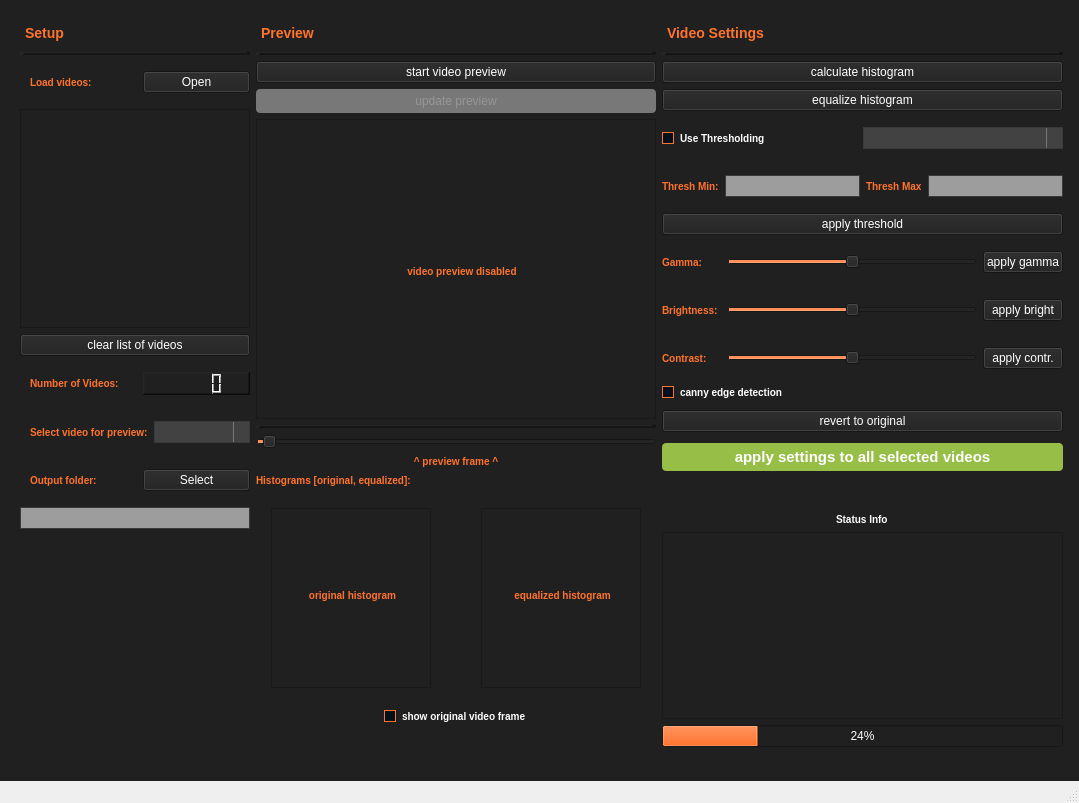
<?xml version="1.0" encoding="UTF-8"?>
<ui version="4.0">
 <class>MainWindow</class>
 <widget class="QMainWindow" name="MainWindow">
  <property name="geometry">
   <rect>
    <x>0</x>
    <y>0</y>
    <width>1079</width>
    <height>803</height>
   </rect>
  </property>
  <property name="windowTitle">
   <string>MainWindow</string>
  </property>
  <widget class="QWidget" name="centralwidget">
   <property name="minimumSize">
    <size>
     <width>1040</width>
     <height>680</height>
    </size>
   </property>
   <property name="contextMenuPolicy">
    <enum>Qt::DefaultContextMenu</enum>
   </property>
   <property name="styleSheet">
    <string notr="true">/*-----QWidget-----*/
QWidget
{
	background-color: #202020;
	color: #fff;
	selection-background-color: #ff732d; 
	selection-color: #000;

}


/*-----QLabel-----*/
QLabel
{
	background-color: transparent;
	color: #ff732d;
	font-weight: bold;
	font-size: 10px;

}


QLabel:disabled 
{
	color: #4e4e4e;

}


/*-----QMenuBar-----*/
QMenuBar 
{
	background-color: #252525;
	border: none;
	color: #ff732d;
	font-weight: bold;
	font-size: 11px;

}


QMenuBar:disabled 
{
	color: #4e4e4e;

}


QMenuBar::item 
{
	background-color: transparent;

}


QMenuBar::item:selected 
{
	background-color: transparent;
	color: #fff;

}


QMenuBar::item:pressed 
{
	background-color: #424242;
	border: none;
	color: #fff;

}


/*-----QMenu-----*/
QMenu
{
    background-color: #424242;
    border: none;
    padding: 4px;
    padding-right: 0px;
	color: #fff;
	font-size: 11px;

}


QMenu::item
{
    background-color: transparent;
    padding: 2px 20px 2px 20px;

}


QMenu::item:disabled
{
    color: #555;
    background-color: transparent;
    padding: 2px 20px 2px 20px;

}


QMenu::item:selected
{
    background-color: #ff732d;
    color: #000;
	font-weight: bold;

}


QMenu::separator
{
	background-color: #aaa;	
	margin-top: 5px;
	margin-bottom: 5px;
	height: 1px;

}


/*-----QTabBar-----*/
QTabBar 
{
	background-color: transparent;
	font-size: 10px;
}


QTabWidget::tab-bar 
{
	border:none;
	left: 0px;

}


QTabBar::tab 
{
	font-weight: bold;
	padding-left: 15px; 
	padding-right: 15px; 
	height: 25px;
	width: 60px;
}


QTabWidget::pane 
{
	border: 1px solid #333; 

}


QTabBar::tab:!selected 
{
	color: #ff732d; 
	font-weight: bold;
	border: 1px solid #1b1b1b;
	background-color: #1b1b1b;
}


QTabBar::tab:selected 
{
	background-color: #424242;
	border: 1px solid #414141;
	color: #fff;

}


QTabBar:tab:selected:disabled 
{
	color: #4e4e4e;

}


QTabBar::tab:!selected:hover 
{
	color: #fff; 

}


QTabBar:tab:!selected:disabled 
{
	color: #4e4e4e;

}


/*-----QToolButton-----*/
QToolButton 
{
	background-color: transparent;
	color: #ff732d;
	font-weight: bold;
	font-size: 10px;
	border: none;
	margin: 2px;
	
}


QToolButton:hover
{
	background-color: #ff732d;
	color: #000;
	
}


QToolButton:pressed
{
	background-color: #424242;
	color: #fff;

}


QToolButton:checked
{
	background-color: #424242;
	color: #fff;

}


QToolButton:disabled 
{
	color: #4e4e4e;

}


/*-----QDockWidget-----*/
QDockWidget
{
	color : #ff732d;
	font-weight: bold;
	font-size: 11px;

}


QDockWidget::disabled
{
	color: #656565;

}


QDockWidget::title 
{
	background-color: transparent;
	border: 1px solid #3a3a3a;
	padding: 5px;

}


QDockWidget::close-button
{
	max-width: 14px;
	max-height: 14px;
	margin-top:1px;

}


QDockWidget::float-button
{
	max-width: 14px;
	max-height: 14px;
	margin-top:1px;

}


QDockWidget::close-button:hover
{
	border: none;
	background-color: #ff732d;

}


QDockWidget::float-button:hover
{
	border: none;
	background-color: #ff732d;

}


/*-----QTreeWidget-----*/
QTreeWidget
{
	show-decoration-selected: 0;
	selection-background-color: transparent; /* Used on Mac */
	selection-color: #fff; /* Used on Mac */
	background-color: #292929;
	border: 1px solid #3a3a3a;
	padding: 5px;
	color: #fff;
	font-weight: bold;
	font-size: 11px;

}


QTreeView::disabled
{
	color: #656565;

}


QTreeView::item:selected
{
	color: #000;
	background-color: #ff732d;

}


QTreeView::item:!selected:hover
{
	background-color: #424242;
	color: #fff;
}


QTreeView::item:selected:disabled
{
	background-color: #656565;
	color: #333;

}


QTreeView::branch:has-children:!has-siblings:closed,
QTreeView::branch:closed:has-children:has-siblings 
{
	image: url(://tree-closed.png);

}


QTreeView::branch:open:has-children:!has-siblings,
QTreeView::branch:open:has-children:has-siblings  
{
	image: url(://tree-open.png);

}


/*-----QLineEdit-----*/
QLineEdit
{
	color: black;
	font-weight: bold;
	background-color: #9d9d9d;
	border: 1px solid #3a3a3a;
	padding: 2px;

}

QLineEdit:hover 
{
	background-color: #bebebe;

}


QLineEdit::disabled
{
	color: #656565;

}


/*-----QGroupBox-----*/
QGroupBox 
{
	color: #ff732d;
    border: 1px solid #3a3a3a;
	background-color: #1b1b1b;
    margin-top: 5.5ex;
	font-weight: bold;
	font-size: 11px;

}


QGroupBox::disabled
{
	color: #656565;

}


QGroupBox::title 
{
	background-color: #1b1b1b;
	border: 1px solid #3a3a3a;
    subcontrol-origin: margin;
	subcontrol-position: top right 0px;
	border-radius: 0px;
    padding: 3px 30px;

}


/*-----QComboBox-----*/
QComboBox 
{
	background-color: #424242;
	border: 1px solid #3a3a3a;
	color: #fff;
	font-weight: bold;
	font-size: 11px;
	padding: 2px;

}


QComboBox::disabled
{
	color: #656565;

}


QComboBox:editable 
{
    background: transparent;

}


QComboBox::drop-down 
{
    subcontrol-origin: padding;
    subcontrol-position: top right;
    width: 15px;
	background-color: #424242;
    border-left-width:1px;
    border-left-color: #777777;
    border-left-style: solid; 

}


QComboBox::down-arrow 
{
    image: url(://arrow-down.png);
	width:8px;
	height:8px;

}


QComboBox::down-arrow:on 
{ 
    top: 1px;
    left: 1px;

}


QComboBox QListView
{
	background-color: #292929;
    border-left-style: solid; 
	selection-background-color: #ff732d;
	selection-color: #000;
	color: #fff;
	padding: 10px;
	border: none;

}


/*-----QCheckBox-----*/
QCheckBox
{
	background-color: transparent;
	color: #fff;
	font-weight: bold;
	font-size: 10px;

}


QCheckBox::indicator
{
    color: #b1b1b1;
    background-color: #00111d;
    border: 1px solid #ff732d;
    width: 10px;
    height: 10px;

}


QCheckBox::indicator:checked
{
    image:url(&quot;./ressources/check.png&quot;); /*To replace*/
	background-color: #ff732d;
    border: 1px solid #ff732d;

}


QCheckBox::indicator:unchecked:hover
{
    border: 1px solid #ff732d;

}


QCheckBox::disabled
{
	color: #656565;

}


QCheckBox::indicator:disabled
{
	background-color: #656565;
	color: #656565;
    border: 1px solid #656565;

}


/*-----QSpinBox-----*/
QSpinBox 
{
    border: 1px solid #3a3a3a;
	min-height: 20px;
	min-width: 30px;
    border-radius : 2px;
	color : #ff732d;
	font-weight: bold;
	font-size: 10px;
    background-color: #000;

}


QSpinBox:hover 
{
	background-color: #333;

}


QSpinBox::up-button 
{
	background-color: #777777;
    width: 16px; 
    border-width: 1px;

}


QSpinBox::up-button:hover 
{
	background-color: #585858;

}


QSpinBox::up-button:pressed 
{
	background-color: #252525;
    width: 16px; 
    border-width: 1px;

}


QSpinBox::up-arrow 
{
    image: url(://arrow-up.png);
    width: 7px;
    height: 7px;

}


QSpinBox::down-button 
{
	border-bottom-right-radius:2px;
	background-color: #777777;
    width: 16px; 
    border-width: 1px;

}


QSpinBox::down-button:hover 
{
	background-color: #585858;

}

QSpinBox::down-button:pressed 
{
	background-color: #252525;
    width: 16px; 
    border-width: 1px;

}


QSpinBox::down-arrow 
{
    image: url(://arrow-down.png);
    width: 7px;
    height: 7px;

}


/*-----QRadioButton-----*/
QRadioButton{
	background-color: transparent;
	font-weight: bold;
	color: #fff;

}


QRadioButton::indicator::unchecked
{ 
	border: 2px inset #424242; 
	border-radius: 6px; 
	background-color:  #323232;
	width: 9px; 
	height: 9px; 

}


QRadioButton::indicator::unchecked:hover
{ 
	border: 2px solid #ff732d; 
	border-radius: 5px; 
	background-color:  #323232;
	width: 9px; 
	height: 9px; 

}


QRadioButton::indicator::checked
{ 
	border: 2px inset #424242; 
	border-radius: 5px; 
	background-color: #ff732d; 
	width: 9px; 
	height: 9px; 

}


QRadioButton::disabled
{
	color: #656565;

}


QRadioButton::indicator:disabled
{
	background-color: #656565;
	color: #656565;
    border: 2px solid #656565;

}


/*-----QStatusBar-----*/
QStatusBar 
{
	color: #ff732d;
	font-weight: bold;
	background-color: #252525;

}


QStatusBar::item 
{
	background-color: transparent;
	color: #fff;

}


/*-----QSizeGrip-----*/
QSizeGrip 
{
	background-color: image(&quot;./ressources/sizegrip.png&quot;); /*To replace*/

}

</string>
   </property>
   <widget class="QWidget" name="horizontalLayoutWidget">
    <property name="geometry">
     <rect>
      <x>10</x>
      <y>10</y>
      <width>1063</width>
      <height>747</height>
     </rect>
    </property>
    <layout class="QHBoxLayout" name="horizontalLayout">
     <property name="leftMargin">
      <number>10</number>
     </property>
     <property name="topMargin">
      <number>10</number>
     </property>
     <property name="rightMargin">
      <number>10</number>
     </property>
     <property name="bottomMargin">
      <number>10</number>
     </property>
     <item>
      <layout class="QVBoxLayout" name="vertLayoutLeft">
       <item>
        <widget class="QLabel" name="label_vertLayout_Setup">
         <property name="font">
          <font>
           <pointsize>-1</pointsize>
           <weight>75</weight>
           <bold>true</bold>
          </font>
         </property>
         <property name="styleSheet">
          <string notr="true">/*-----QLabel-----*/
QLabel
{
	background-color: transparent;
	color: #ff732d;
	font-weight: bold;
	font-size: 14px;

}</string>
         </property>
         <property name="frameShape">
          <enum>QFrame::StyledPanel</enum>
         </property>
         <property name="text">
          <string>Setup</string>
         </property>
         <property name="alignment">
          <set>Qt::AlignLeading|Qt::AlignLeft|Qt::AlignTop</set>
         </property>
         <property name="margin">
          <number>10</number>
         </property>
        </widget>
       </item>
       <item>
        <widget class="Line" name="line_2">
         <property name="frameShadow">
          <enum>QFrame::Raised</enum>
         </property>
         <property name="lineWidth">
          <number>5</number>
         </property>
         <property name="orientation">
          <enum>Qt::Horizontal</enum>
         </property>
        </widget>
       </item>
       <item>
        <layout class="QHBoxLayout" name="left_horizontalLayout_LoadVideos">
         <property name="spacing">
          <number>6</number>
         </property>
         <property name="leftMargin">
          <number>10</number>
         </property>
         <property name="topMargin">
          <number>10</number>
         </property>
         <property name="bottomMargin">
          <number>10</number>
         </property>
         <item>
          <widget class="QLabel" name="label_LoadVideos">
           <property name="text">
            <string>Load videos: </string>
           </property>
          </widget>
         </item>
         <item>
          <widget class="QPushButton" name="left_pushButton_loadVideos">
           <property name="text">
            <string>Open</string>
           </property>
          </widget>
         </item>
        </layout>
       </item>
       <item>
        <widget class="QListWidget" name="left_listWidget_videoList">
         <property name="sizePolicy">
          <sizepolicy hsizetype="Preferred" vsizetype="MinimumExpanding">
           <horstretch>0</horstretch>
           <verstretch>0</verstretch>
          </sizepolicy>
         </property>
         <property name="minimumSize">
          <size>
           <width>100</width>
           <height>100</height>
          </size>
         </property>
        </widget>
       </item>
       <item>
        <widget class="QPushButton" name="left_pushButton_clearVideoList">
         <property name="text">
          <string>clear list of videos</string>
         </property>
        </widget>
       </item>
       <item>
        <layout class="QHBoxLayout" name="left_horizontalLayout_LoadVideos_3">
         <property name="spacing">
          <number>6</number>
         </property>
         <property name="leftMargin">
          <number>10</number>
         </property>
         <property name="topMargin">
          <number>10</number>
         </property>
         <property name="bottomMargin">
          <number>10</number>
         </property>
         <item>
          <widget class="QLabel" name="label_LoadVideos_3">
           <property name="text">
            <string>Number of Videos:</string>
           </property>
          </widget>
         </item>
         <item>
          <widget class="QLCDNumber" name="lcdNumber">
           <property name="frameShape">
            <enum>QFrame::WinPanel</enum>
           </property>
          </widget>
         </item>
        </layout>
       </item>
       <item>
        <layout class="QHBoxLayout" name="left_horizontalLayout_selectPreview">
         <property name="spacing">
          <number>6</number>
         </property>
         <property name="leftMargin">
          <number>10</number>
         </property>
         <property name="topMargin">
          <number>10</number>
         </property>
         <property name="bottomMargin">
          <number>10</number>
         </property>
         <item>
          <widget class="QLabel" name="label_LoadVideos_4">
           <property name="text">
            <string>Select video for preview:</string>
           </property>
          </widget>
         </item>
         <item>
          <widget class="QComboBox" name="left_comboBox_selectPreview"/>
         </item>
        </layout>
       </item>
       <item>
        <layout class="QHBoxLayout" name="left_horizontalLayout_OutputFolder">
         <property name="spacing">
          <number>6</number>
         </property>
         <property name="leftMargin">
          <number>10</number>
         </property>
         <property name="topMargin">
          <number>10</number>
         </property>
         <property name="bottomMargin">
          <number>10</number>
         </property>
         <item>
          <widget class="QLabel" name="label_OutputFolder">
           <property name="text">
            <string>Output folder: </string>
           </property>
          </widget>
         </item>
         <item>
          <widget class="QPushButton" name="left_pushButton_OutputFolder">
           <property name="text">
            <string>Select</string>
           </property>
          </widget>
         </item>
        </layout>
       </item>
       <item>
        <widget class="QLineEdit" name="left_lineEdit_outputFolder"/>
       </item>
       <item>
        <spacer name="verticalSpacer">
         <property name="orientation">
          <enum>Qt::Vertical</enum>
         </property>
         <property name="sizeHint" stdset="0">
          <size>
           <width>20</width>
           <height>40</height>
          </size>
         </property>
        </spacer>
       </item>
      </layout>
     </item>
     <item>
      <layout class="QVBoxLayout" name="vertLayoutMid">
       <item>
        <widget class="QLabel" name="label_vertLayout_Preview">
         <property name="font">
          <font>
           <pointsize>-1</pointsize>
           <weight>75</weight>
           <bold>true</bold>
          </font>
         </property>
         <property name="styleSheet">
          <string notr="true">/*-----QLabel-----*/
QLabel
{
	background-color: transparent;
	color: #ff732d;
	font-weight: bold;
	font-size: 14px;

}</string>
         </property>
         <property name="frameShape">
          <enum>QFrame::StyledPanel</enum>
         </property>
         <property name="text">
          <string>Preview</string>
         </property>
         <property name="alignment">
          <set>Qt::AlignLeading|Qt::AlignLeft|Qt::AlignTop</set>
         </property>
         <property name="margin">
          <number>10</number>
         </property>
        </widget>
       </item>
       <item>
        <widget class="Line" name="line_3">
         <property name="frameShadow">
          <enum>QFrame::Raised</enum>
         </property>
         <property name="lineWidth">
          <number>5</number>
         </property>
         <property name="orientation">
          <enum>Qt::Horizontal</enum>
         </property>
        </widget>
       </item>
       <item>
        <widget class="QPushButton" name="mid_pushButton_startPreview">
         <property name="text">
          <string>start video preview</string>
         </property>
        </widget>
       </item>
       <item>
        <widget class="QPushButton" name="mid_pushButton_updatePreview">
         <property name="enabled">
          <bool>false</bool>
         </property>
         <property name="styleSheet">
          <string notr="true">/*-----QPushButton-----*/
QPushButton
{
	background-color: #2e2e2e;
	color: #fff;
	min-width: 80px;
	border-radius: 4px;
	padding: 5px;

}


QPushButton::flat
{
	background-color: transparent;
	border: none;
	color: #000;

}


QPushButton::disabled
{
	background-color: #787878;
	color: #959595;
	border-color: #051a39;

}


QPushButton::hover
{
	background-color: #54aad3;
	border: 1px solid #46a2da;

}


QPushButton::pressed
{
	background-color: #2385b4;
	border: 1px solid #46a2da;

}


QPushButton::checked
{
	color: #54aad3;
	background-color: #450505;
	border: 2px solid #bd5355;

}

</string>
         </property>
         <property name="text">
          <string>update preview</string>
         </property>
        </widget>
       </item>
       <item>
        <widget class="QFrame" name="mid_frame_LivePreview">
         <property name="minimumSize">
          <size>
           <width>400</width>
           <height>300</height>
          </size>
         </property>
         <property name="frameShape">
          <enum>QFrame::StyledPanel</enum>
         </property>
         <property name="frameShadow">
          <enum>QFrame::Raised</enum>
         </property>
         <widget class="QLabel" name="mid_label_livePreview">
          <property name="geometry">
           <rect>
            <x>6</x>
            <y>2</y>
            <width>400</width>
            <height>300</height>
           </rect>
          </property>
          <property name="minimumSize">
           <size>
            <width>400</width>
            <height>300</height>
           </size>
          </property>
          <property name="text">
           <string>video preview disabled</string>
          </property>
          <property name="alignment">
           <set>Qt::AlignCenter</set>
          </property>
         </widget>
        </widget>
       </item>
       <item>
        <widget class="Line" name="line">
         <property name="frameShadow">
          <enum>QFrame::Raised</enum>
         </property>
         <property name="lineWidth">
          <number>5</number>
         </property>
         <property name="orientation">
          <enum>Qt::Horizontal</enum>
         </property>
        </widget>
       </item>
       <item>
        <widget class="QSlider" name="mid_horizontalSlider_frame">
         <property name="minimumSize">
          <size>
           <width>300</width>
           <height>0</height>
          </size>
         </property>
         <property name="maximum">
          <number>3000</number>
         </property>
         <property name="sliderPosition">
          <number>50</number>
         </property>
         <property name="orientation">
          <enum>Qt::Horizontal</enum>
         </property>
        </widget>
       </item>
       <item>
        <widget class="QLabel" name="mid_label_previewFrame">
         <property name="text">
          <string>^ preview frame ^</string>
         </property>
         <property name="alignment">
          <set>Qt::AlignCenter</set>
         </property>
        </widget>
       </item>
       <item>
        <widget class="QLabel" name="mid_label_Histograms">
         <property name="text">
          <string>Histograms [original, equalized]:</string>
         </property>
        </widget>
       </item>
       <item>
        <layout class="QHBoxLayout" name="horizontalLayout_4">
         <property name="sizeConstraint">
          <enum>QLayout::SetDefaultConstraint</enum>
         </property>
         <property name="leftMargin">
          <number>15</number>
         </property>
         <property name="topMargin">
          <number>15</number>
         </property>
         <property name="rightMargin">
          <number>15</number>
         </property>
         <property name="bottomMargin">
          <number>15</number>
         </property>
         <item>
          <widget class="QFrame" name="mid_frame_leftHisto">
           <property name="minimumSize">
            <size>
             <width>160</width>
             <height>180</height>
            </size>
           </property>
           <property name="frameShape">
            <enum>QFrame::StyledPanel</enum>
           </property>
           <property name="frameShadow">
            <enum>QFrame::Raised</enum>
           </property>
           <widget class="QLabel" name="mid_label_histOrig">
            <property name="geometry">
             <rect>
              <x>-4</x>
              <y>-8</y>
              <width>171</width>
              <height>191</height>
             </rect>
            </property>
            <property name="text">
             <string>original histogram</string>
            </property>
            <property name="alignment">
             <set>Qt::AlignCenter</set>
            </property>
           </widget>
          </widget>
         </item>
         <item>
          <spacer name="horizontalSpacer">
           <property name="orientation">
            <enum>Qt::Horizontal</enum>
           </property>
           <property name="sizeHint" stdset="0">
            <size>
             <width>40</width>
             <height>20</height>
            </size>
           </property>
          </spacer>
         </item>
         <item>
          <widget class="QFrame" name="mid_frame_rigthHisto">
           <property name="minimumSize">
            <size>
             <width>160</width>
             <height>180</height>
            </size>
           </property>
           <property name="frameShape">
            <enum>QFrame::StyledPanel</enum>
           </property>
           <property name="frameShadow">
            <enum>QFrame::Raised</enum>
           </property>
           <widget class="QLabel" name="mid_label_equHist">
            <property name="geometry">
             <rect>
              <x>-4</x>
              <y>-8</y>
              <width>171</width>
              <height>191</height>
             </rect>
            </property>
            <property name="text">
             <string>equalized histogram</string>
            </property>
            <property name="alignment">
             <set>Qt::AlignCenter</set>
            </property>
           </widget>
          </widget>
         </item>
        </layout>
       </item>
       <item alignment="Qt::AlignHCenter">
        <widget class="QCheckBox" name="checkBox">
         <property name="minimumSize">
          <size>
           <width>0</width>
           <height>0</height>
          </size>
         </property>
         <property name="text">
          <string>show original video frame</string>
         </property>
        </widget>
       </item>
       <item>
        <spacer name="verticalSpacer_2">
         <property name="orientation">
          <enum>Qt::Vertical</enum>
         </property>
         <property name="sizeHint" stdset="0">
          <size>
           <width>20</width>
           <height>40</height>
          </size>
         </property>
        </spacer>
       </item>
      </layout>
     </item>
     <item>
      <layout class="QVBoxLayout" name="vertLayoutRight">
       <item>
        <widget class="QLabel" name="label_vertLayout_VideoSettings">
         <property name="minimumSize">
          <size>
           <width>300</width>
           <height>0</height>
          </size>
         </property>
         <property name="font">
          <font>
           <pointsize>-1</pointsize>
           <weight>75</weight>
           <bold>true</bold>
          </font>
         </property>
         <property name="styleSheet">
          <string notr="true">/*-----QLabel-----*/
QLabel
{
	background-color: transparent;
	color: #ff732d;
	font-weight: bold;
	font-size: 14px;

}</string>
         </property>
         <property name="frameShape">
          <enum>QFrame::StyledPanel</enum>
         </property>
         <property name="text">
          <string>Video Settings</string>
         </property>
         <property name="alignment">
          <set>Qt::AlignLeading|Qt::AlignLeft|Qt::AlignTop</set>
         </property>
         <property name="margin">
          <number>10</number>
         </property>
        </widget>
       </item>
       <item>
        <widget class="Line" name="line_4">
         <property name="frameShadow">
          <enum>QFrame::Raised</enum>
         </property>
         <property name="lineWidth">
          <number>5</number>
         </property>
         <property name="orientation">
          <enum>Qt::Horizontal</enum>
         </property>
        </widget>
       </item>
       <item>
        <widget class="QPushButton" name="right_pushButton_calcHist">
         <property name="text">
          <string>calculate histogram</string>
         </property>
        </widget>
       </item>
       <item>
        <widget class="QPushButton" name="right_pushButton_equalizeHist">
         <property name="text">
          <string>equalize histogram</string>
         </property>
        </widget>
       </item>
       <item>
        <layout class="QHBoxLayout" name="right_horizontalLayout_HistThreshold">
         <property name="topMargin">
          <number>10</number>
         </property>
         <property name="bottomMargin">
          <number>10</number>
         </property>
         <item>
          <widget class="QCheckBox" name="right_checkBox_useThreshold">
           <property name="text">
            <string>Use Thresholding</string>
           </property>
          </widget>
         </item>
         <item>
          <widget class="QComboBox" name="right_comboBox_chooseThreshold">
           <property name="minimumSize">
            <size>
             <width>200</width>
             <height>0</height>
            </size>
           </property>
          </widget>
         </item>
        </layout>
       </item>
       <item>
        <layout class="QHBoxLayout" name="horizontalLayout_5">
         <property name="topMargin">
          <number>10</number>
         </property>
         <property name="bottomMargin">
          <number>10</number>
         </property>
         <item>
          <widget class="QLabel" name="right_label_ThreshMin">
           <property name="layoutDirection">
            <enum>Qt::LeftToRight</enum>
           </property>
           <property name="text">
            <string>Thresh Min:</string>
           </property>
          </widget>
         </item>
         <item>
          <widget class="QLineEdit" name="right_lineEdit_ThreshMin">
           <property name="minimumSize">
            <size>
             <width>30</width>
             <height>0</height>
            </size>
           </property>
          </widget>
         </item>
         <item>
          <widget class="QLabel" name="right_label_ThreshMax">
           <property name="frameShape">
            <enum>QFrame::NoFrame</enum>
           </property>
           <property name="text">
            <string>Thresh Max</string>
           </property>
          </widget>
         </item>
         <item>
          <widget class="QLineEdit" name="right_lineEdit_ThreshMax">
           <property name="minimumSize">
            <size>
             <width>30</width>
             <height>0</height>
            </size>
           </property>
          </widget>
         </item>
        </layout>
       </item>
       <item>
        <widget class="QPushButton" name="right_pushButton_ApplyThreshold">
         <property name="text">
          <string>apply threshold</string>
         </property>
        </widget>
       </item>
       <item>
        <layout class="QHBoxLayout" name="horizontalLayout_6">
         <property name="topMargin">
          <number>10</number>
         </property>
         <property name="bottomMargin">
          <number>10</number>
         </property>
         <item>
          <widget class="QLabel" name="right_label_Gamma">
           <property name="text">
            <string>Gamma: </string>
           </property>
          </widget>
         </item>
         <item>
          <widget class="QSlider" name="right_horizontalSlider_gamma">
           <property name="sizePolicy">
            <sizepolicy hsizetype="Preferred" vsizetype="Fixed">
             <horstretch>0</horstretch>
             <verstretch>0</verstretch>
            </sizepolicy>
           </property>
           <property name="minimumSize">
            <size>
             <width>250</width>
             <height>0</height>
            </size>
           </property>
           <property name="minimum">
            <number>0</number>
           </property>
           <property name="maximum">
            <number>20</number>
           </property>
           <property name="singleStep">
            <number>1</number>
           </property>
           <property name="value">
            <number>10</number>
           </property>
           <property name="sliderPosition">
            <number>10</number>
           </property>
           <property name="orientation">
            <enum>Qt::Horizontal</enum>
           </property>
          </widget>
         </item>
         <item>
          <widget class="QPushButton" name="right_pushButton_applyGamma">
           <property name="text">
            <string>apply gamma</string>
           </property>
          </widget>
         </item>
        </layout>
       </item>
       <item>
        <layout class="QHBoxLayout" name="horizontalLayout_7">
         <property name="topMargin">
          <number>10</number>
         </property>
         <property name="bottomMargin">
          <number>10</number>
         </property>
         <item>
          <widget class="QLabel" name="right_label_Brightness">
           <property name="text">
            <string>Brightness: </string>
           </property>
          </widget>
         </item>
         <item>
          <widget class="QSlider" name="right_horizontalSlider_brightness">
           <property name="sizePolicy">
            <sizepolicy hsizetype="Preferred" vsizetype="Fixed">
             <horstretch>0</horstretch>
             <verstretch>0</verstretch>
            </sizepolicy>
           </property>
           <property name="minimumSize">
            <size>
             <width>250</width>
             <height>0</height>
            </size>
           </property>
           <property name="minimum">
            <number>-255</number>
           </property>
           <property name="maximum">
            <number>255</number>
           </property>
           <property name="orientation">
            <enum>Qt::Horizontal</enum>
           </property>
          </widget>
         </item>
         <item>
          <widget class="QPushButton" name="right_pushButton_applyBright">
           <property name="text">
            <string>apply bright</string>
           </property>
          </widget>
         </item>
        </layout>
       </item>
       <item>
        <layout class="QHBoxLayout" name="horizontalLayout_8">
         <property name="topMargin">
          <number>10</number>
         </property>
         <property name="bottomMargin">
          <number>10</number>
         </property>
         <item>
          <widget class="QLabel" name="right_label_Contrast">
           <property name="text">
            <string>Contrast: </string>
           </property>
          </widget>
         </item>
         <item>
          <widget class="QSlider" name="right_horizontalSlider_contrast">
           <property name="sizePolicy">
            <sizepolicy hsizetype="Preferred" vsizetype="Fixed">
             <horstretch>0</horstretch>
             <verstretch>0</verstretch>
            </sizepolicy>
           </property>
           <property name="minimumSize">
            <size>
             <width>250</width>
             <height>0</height>
            </size>
           </property>
           <property name="minimum">
            <number>-127</number>
           </property>
           <property name="maximum">
            <number>127</number>
           </property>
           <property name="orientation">
            <enum>Qt::Horizontal</enum>
           </property>
          </widget>
         </item>
         <item>
          <widget class="QPushButton" name="right_pushButton_applyContr">
           <property name="text">
            <string>apply contr.</string>
           </property>
          </widget>
         </item>
        </layout>
       </item>
       <item>
        <widget class="QCheckBox" name="right_checkBox_cannyEdgeDetector">
         <property name="text">
          <string>canny edge detection</string>
         </property>
        </widget>
       </item>
       <item>
        <spacer name="verticalSpacer_8">
         <property name="orientation">
          <enum>Qt::Vertical</enum>
         </property>
         <property name="sizeType">
          <enum>QSizePolicy::Preferred</enum>
         </property>
         <property name="sizeHint" stdset="0">
          <size>
           <width>20</width>
           <height>10</height>
          </size>
         </property>
        </spacer>
       </item>
       <item>
        <widget class="QPushButton" name="pushButton">
         <property name="text">
          <string>revert to original</string>
         </property>
        </widget>
       </item>
       <item>
        <spacer name="verticalSpacer_7">
         <property name="orientation">
          <enum>Qt::Vertical</enum>
         </property>
         <property name="sizeType">
          <enum>QSizePolicy::Preferred</enum>
         </property>
         <property name="sizeHint" stdset="0">
          <size>
           <width>20</width>
           <height>10</height>
          </size>
         </property>
        </spacer>
       </item>
       <item>
        <widget class="QPushButton" name="right_pushButton_ApplySettingsToAll">
         <property name="font">
          <font>
           <pointsize>11</pointsize>
           <weight>75</weight>
           <bold>true</bold>
          </font>
         </property>
         <property name="styleSheet">
          <string notr="true">/*-----QPushButton-----*/
QPushButton
{
	background-color: #97bf47;
	color: #fff;
	min-width: 80px;
	border-radius: 4px;
	padding: 5px;

}


QPushButton::flat
{
	background-color: transparent;
	border: none;
	color: #000;

}


QPushButton::disabled
{
	background-color: #606060;
	color: #959595;
	border-color: #051a39;

}


QPushButton::hover
{
	background-color: #54aad3;
	border: 1px solid #46a2da;

}


QPushButton::pressed
{
	background-color: #2385b4;
	border: 1px solid #46a2da;

}


QPushButton::checked
{
	color: #54aad3;
	background-color: #450505;
	border: 2px solid #bd5355;

}
</string>
         </property>
         <property name="text">
          <string>apply settings to all selected videos</string>
         </property>
        </widget>
       </item>
       <item>
        <spacer name="verticalSpacer_9">
         <property name="orientation">
          <enum>Qt::Vertical</enum>
         </property>
         <property name="sizeHint" stdset="0">
          <size>
           <width>20</width>
           <height>40</height>
          </size>
         </property>
        </spacer>
       </item>
       <item alignment="Qt::AlignHCenter">
        <widget class="QLabel" name="right_label_info">
         <property name="styleSheet">
          <string notr="true">/*-----QLabel-----*/
QLabel
{
	background-color: transparent;
	color: #ffffff;
	font-size: 10px;

}</string>
         </property>
         <property name="text">
          <string>Status Info</string>
         </property>
        </widget>
       </item>
       <item>
        <widget class="QListWidget" name="right_listWidget_info">
         <property name="lineWidth">
          <number>2</number>
         </property>
        </widget>
       </item>
       <item>
        <widget class="QProgressBar" name="right_progressBar">
         <property name="value">
          <number>24</number>
         </property>
        </widget>
       </item>
      </layout>
     </item>
    </layout>
   </widget>
  </widget>
  <widget class="QMenuBar" name="menubar">
   <property name="geometry">
    <rect>
     <x>0</x>
     <y>0</y>
     <width>1079</width>
     <height>21</height>
    </rect>
   </property>
  </widget>
  <widget class="QStatusBar" name="statusbar"/>
 </widget>
 <resources/>
 <connections/>
</ui>
